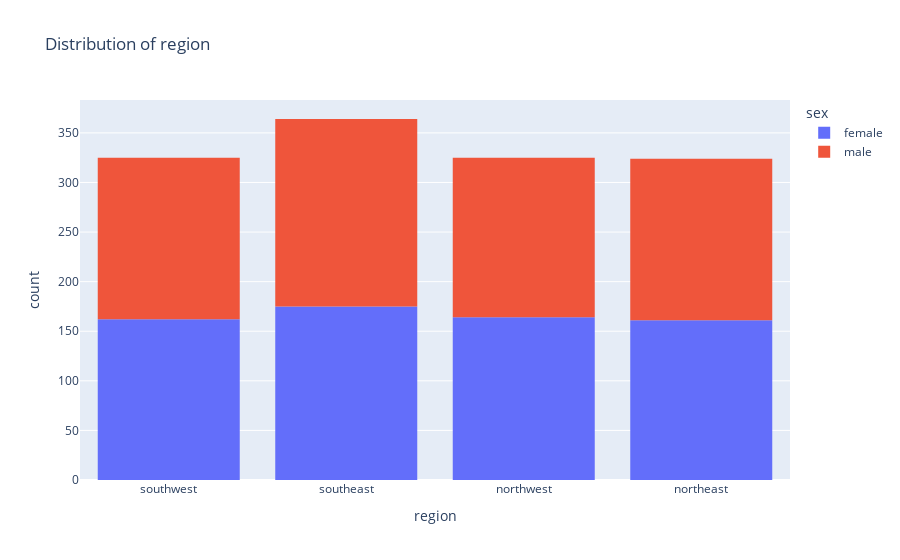

Notebook source saved alongside this figure:
### Code cell
#Distributions of region
px.histogram(medical_df,x='region',color='sex',title='Distribution of region')

### Figure 1 — Plotly figure (JSON) as saved in the notebook; plotly's stock layout.template omitted (floating-point values rounded to 4 significant figures; data arrays with more than 128 entries replaced by an {"elided": "..."} marker saying what was removed)
{"data": [{"alignmentgroup": "True", "bingroup": "x", "hovertemplate": "sex=female<br>region=%{x}<br>count=%{y}<extra></extra>", "legendgroup": "female", "marker": {"color": "#636efa", "pattern": {"shape": ""}}, "name": "female", "offsetgroup": "female", "orientation": "v", "showlegend": true, "type": "histogram", "x": {"elided": "662 str values"}, "xaxis": "x", "yaxis": "y"}, {"alignmentgroup": "True", "bingroup": "x", "hovertemplate": "sex=male<br>region=%{x}<br>count=%{y}<extra></extra>", "legendgroup": "male", "marker": {"color": "#EF553B", "pattern": {"shape": ""}}, "name": "male", "offsetgroup": "male", "orientation": "v", "showlegend": true, "type": "histogram", "x": {"elided": "676 str values"}, "xaxis": "x", "yaxis": "y"}], "layout": {"barmode": "relative", "legend": {"title": {"text": "sex"}, "tracegroupgap": 0}, "title": {"text": "Distribution of region"}, "xaxis": {"anchor": "y", "domain": [0, 1], "title": {"text": "region"}}, "yaxis": {"anchor": "x", "domain": [0, 1], "title": {"text": "count"}}}}
